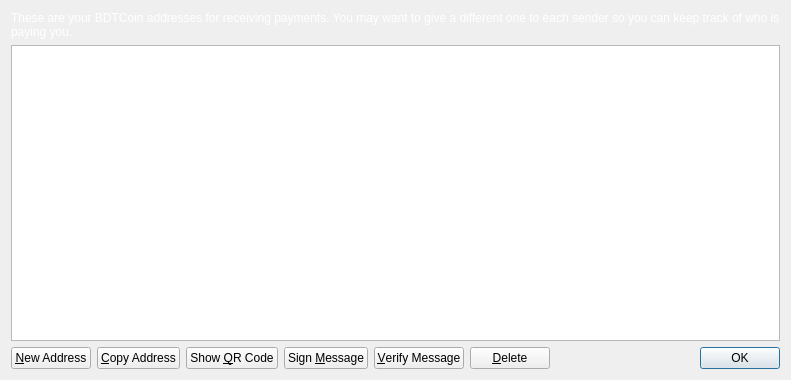
<?xml version="1.0" encoding="UTF-8"?>
<ui version="4.0">
 <class>AddressBookPage</class>
 <widget class="QWidget" name="AddressBookPage">
  <property name="geometry">
   <rect>
    <x>0</x>
    <y>0</y>
    <width>791</width>
    <height>380</height>
   </rect>
  </property>
  <property name="palette">
   <palette>
    <active>
     <colorrole role="WindowText">
      <brush brushstyle="SolidPattern">
       <color alpha="255">
        <red>255</red>
        <green>255</green>
        <blue>255</blue>
       </color>
      </brush>
     </colorrole>
    </active>
    <inactive>
     <colorrole role="WindowText">
      <brush brushstyle="SolidPattern">
       <color alpha="255">
        <red>255</red>
        <green>255</green>
        <blue>255</blue>
       </color>
      </brush>
     </colorrole>
    </inactive>
    <disabled>
     <colorrole role="WindowText">
      <brush brushstyle="SolidPattern">
       <color alpha="255">
        <red>120</red>
        <green>120</green>
        <blue>120</blue>
       </color>
      </brush>
     </colorrole>
    </disabled>
   </palette>
  </property>
  <property name="windowTitle">
   <string>Address Book</string>
  </property>
  <layout class="QVBoxLayout" name="verticalLayout">
   <item>
    <widget class="QLabel" name="labelExplanation">
     <property name="text">
      <string>These are your BDTCoin addresses for receiving payments. You may want to give a different one to each sender so you can keep track of who is paying you.</string>
     </property>
     <property name="textFormat">
      <enum>Qt::PlainText</enum>
     </property>
     <property name="wordWrap">
      <bool>true</bool>
     </property>
    </widget>
   </item>
   <item>
    <widget class="QTableView" name="tableView">
     <property name="contextMenuPolicy">
      <enum>Qt::CustomContextMenu</enum>
     </property>
     <property name="toolTip">
      <string>Double-click to edit address or label</string>
     </property>
     <property name="tabKeyNavigation">
      <bool>false</bool>
     </property>
     <property name="alternatingRowColors">
      <bool>true</bool>
     </property>
     <property name="selectionMode">
      <enum>QAbstractItemView::SingleSelection</enum>
     </property>
     <property name="selectionBehavior">
      <enum>QAbstractItemView::SelectRows</enum>
     </property>
     <property name="sortingEnabled">
      <bool>true</bool>
     </property>
     <attribute name="verticalHeaderVisible">
      <bool>false</bool>
     </attribute>
    </widget>
   </item>
   <item>
    <layout class="QHBoxLayout" name="horizontalLayout">
     <item>
      <widget class="QPushButton" name="newAddressButton">
       <property name="toolTip">
        <string>Create a new address</string>
       </property>
       <property name="text">
        <string>&amp;New Address</string>
       </property>
       <property name="icon">
        <iconset resource="../bitcoin.qrc">
         <normaloff>:/icons/add</normaloff>:/icons/add</iconset>
       </property>
      </widget>
     </item>
     <item>
      <widget class="QPushButton" name="copyToClipboard">
       <property name="toolTip">
        <string>Copy the currently selected address to the system clipboard</string>
       </property>
       <property name="text">
        <string>&amp;Copy Address</string>
       </property>
       <property name="icon">
        <iconset resource="../bitcoin.qrc">
         <normaloff>:/icons/editcopy</normaloff>:/icons/editcopy</iconset>
       </property>
      </widget>
     </item>
     <item>
      <widget class="QPushButton" name="showQRCode">
       <property name="text">
        <string>Show &amp;QR Code</string>
       </property>
       <property name="icon">
        <iconset resource="../bitcoin.qrc">
         <normaloff>:/icons/qrcode</normaloff>:/icons/qrcode</iconset>
       </property>
      </widget>
     </item>
     <item>
      <widget class="QPushButton" name="signMessage">
       <property name="toolTip">
        <string>Sign a message to prove you own a BDTCoin address</string>
       </property>
       <property name="text">
        <string>Sign &amp;Message</string>
       </property>
       <property name="icon">
        <iconset resource="../bitcoin.qrc">
         <normaloff>:/icons/edit</normaloff>:/icons/edit</iconset>
       </property>
      </widget>
     </item>
     <item>
      <widget class="QPushButton" name="verifyMessage">
       <property name="toolTip">
        <string>Verify a message to ensure it was signed with a specified BDTCoin address</string>
       </property>
       <property name="text">
        <string>&amp;Verify Message</string>
       </property>
       <property name="icon">
        <iconset resource="../bitcoin.qrc">
         <normaloff>:/icons/transaction_0</normaloff>:/icons/transaction_0</iconset>
       </property>
      </widget>
     </item>
     <item>
      <widget class="QPushButton" name="deleteButton">
       <property name="toolTip">
        <string>Delete the currently selected address from the list</string>
       </property>
       <property name="text">
        <string>&amp;Delete</string>
       </property>
       <property name="icon">
        <iconset resource="../bitcoin.qrc">
         <normaloff>:/icons/remove</normaloff>:/icons/remove</iconset>
       </property>
      </widget>
     </item>
     <item>
      <spacer name="horizontalSpacer">
       <property name="orientation">
        <enum>Qt::Horizontal</enum>
       </property>
       <property name="sizeHint" stdset="0">
        <size>
         <width>40</width>
         <height>20</height>
        </size>
       </property>
      </spacer>
     </item>
     <item>
      <widget class="QDialogButtonBox" name="buttonBox">
       <property name="sizePolicy">
        <sizepolicy hsizetype="Maximum" vsizetype="Fixed">
         <horstretch>0</horstretch>
         <verstretch>0</verstretch>
        </sizepolicy>
       </property>
       <property name="standardButtons">
        <set>QDialogButtonBox::Ok</set>
       </property>
      </widget>
     </item>
    </layout>
   </item>
  </layout>
 </widget>
 <resources>
  <include location="../bitcoin.qrc"/>
 </resources>
 <connections/>
</ui>
